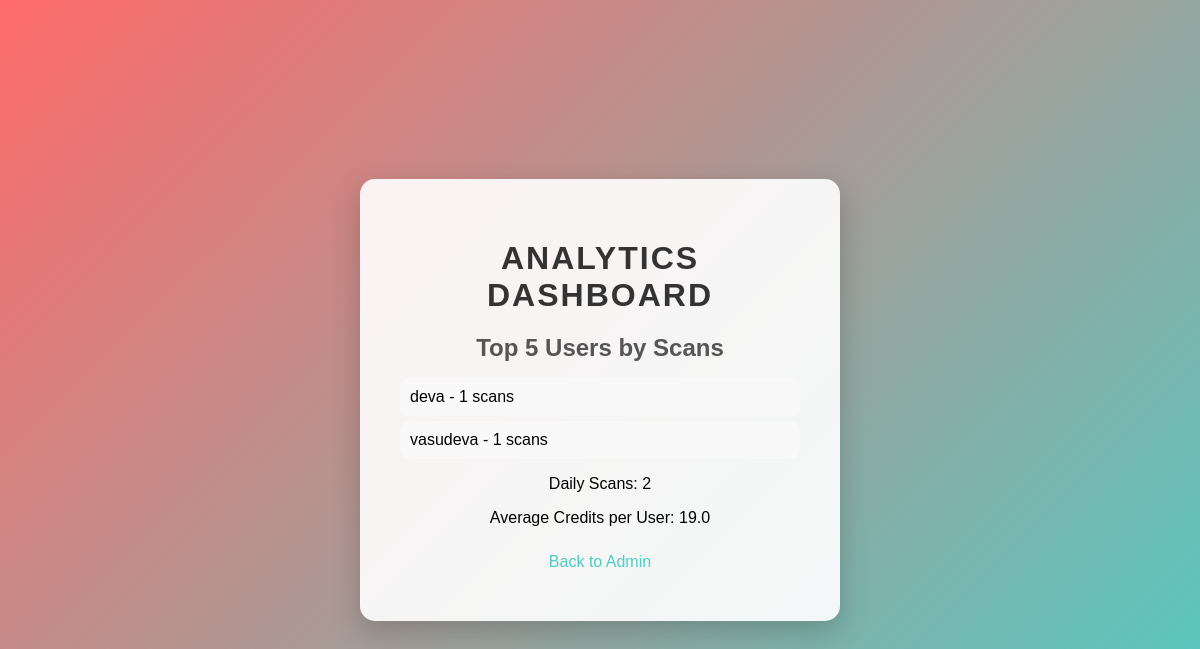
Before: /admin/analytics (signed in) with the older database file.
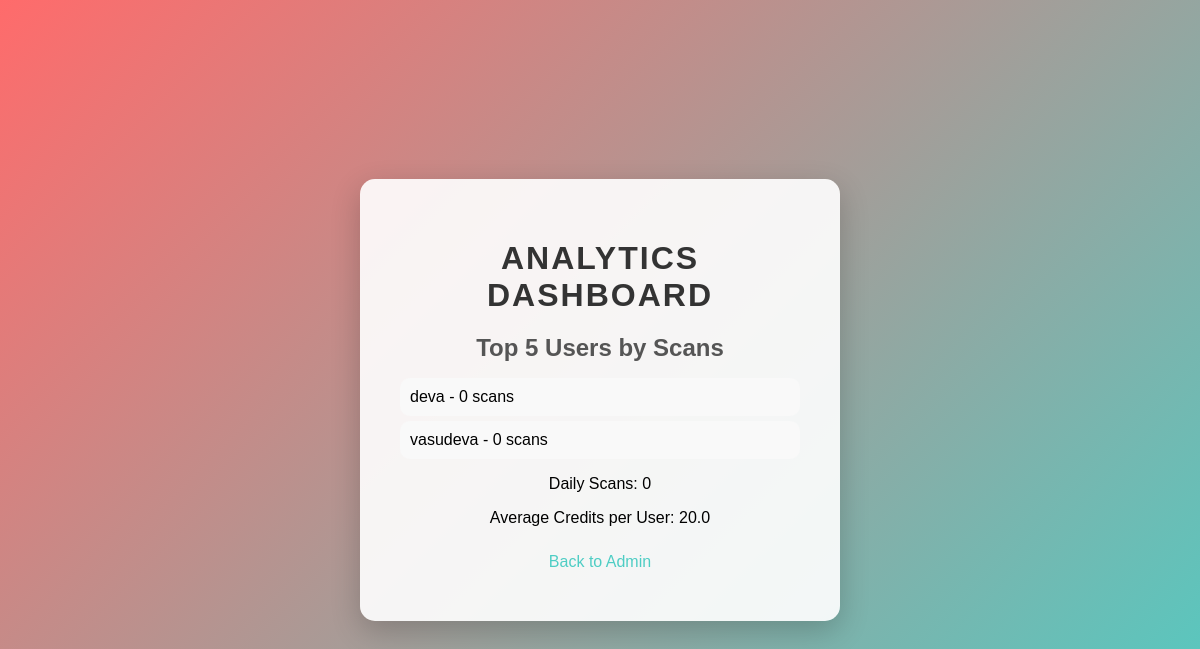
After: the same page with the newer database file.
### tables this page shows
CREATE TABLE users (
        id INTEGER PRIMARY KEY AUTOINCREMENT,
        username TEXT UNIQUE NOT NULL,
        password TEXT NOT NULL,
        role TEXT DEFAULT 'user',
        credits INTEGER DEFAULT 20,
        last_reset TEXT
    );

### app.py (the view)
@app.route("/admin/analytics")
def analytics():
    if "role" not in session or session["role"] != "admin":
        return redirect(url_for("index"))
    conn = sqlite3.connect("database.db")
    c = conn.cursor()
    c.execute(
        "SELECT u.username, COUNT(d.id) FROM users u LEFT JOIN documents d ON u.id = d.user_id GROUP BY u.id, u.username ORDER BY COUNT(d.id) DESC LIMIT 5"
    )
    top_users = c.fetchall()
    c.execute(
        "SELECT COUNT(*) FROM documents WHERE upload_date > ?",
        ((datetime.now() - timedelta(days=1)).isoformat(),),
    )
    daily_scans = c.fetchone()[0]
    c.execute("SELECT AVG(credits) FROM users")
    avg_credits = c.fetchone()[0]
    conn.close()
    return render_template(
        "analytics.html",
        top_users=top_users,
        daily_scans=daily_scans,
        avg_credits=avg_credits,
    )

### templates/analytics.html (shortened to what this page needs)
<!DOCTYPE html>
<html lang="en">
<head>
    <link rel="stylesheet" href="{{ url_for('static', filename='css/style.css') }}">
</head>
<body>
    <div class="container">
        <h1>Analytics Dashboard</h1>
        <h2>Top 5 Users by Scans</h2>
        <ul>
            {% for user in top_users %}
                <li>{{ user[0] }} - {{ user[1] }} scans</li>
            {% endfor %}
        </ul>
        <p>Daily Scans: {{ daily_scans }}</p>
        <p>Average Credits per User: {{ avg_credits }}</p>
        <a href="{{ url_for('admin') }}">Back to Admin</a>
    </div>
</body>
</html>

Changed rows visible on the page:
changed users "deva": user "1" → "0"
changed users "vasudeva": id "1" → "0"
Other visible differences:
{{ daily_scans }}: "2" → "0"
{{ avg_credits }}: "19.0" → "20.0"
